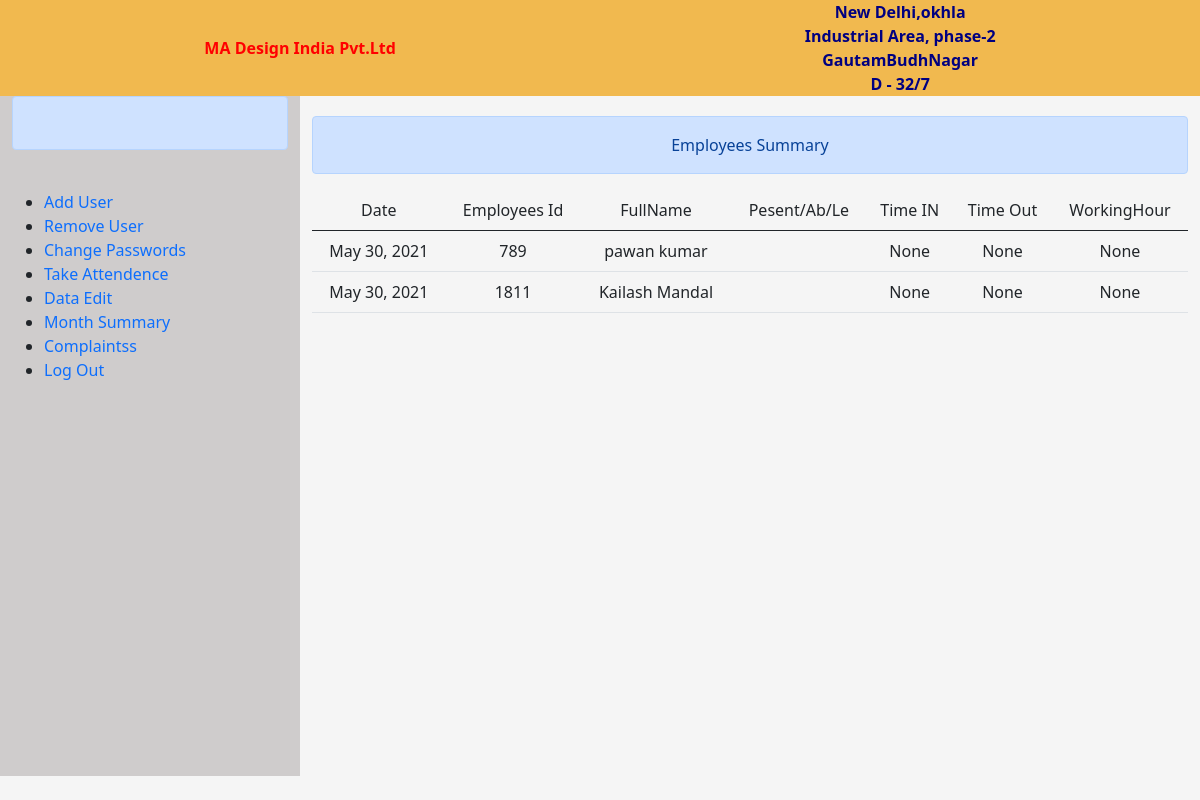
The app's page /Attendence/summary/ (signed in) with its own data.
### attendence/models.py (models this page shows)
class Attendence(models.Model):
    emp_id=models.CharField(max_length=7,primary_key=True)
    fullname=models.CharField(max_length=20)
    date=models.DateField(null=True)
    PAL=models.CharField(max_length=10)
    timein=models.CharField(max_length=10,null=True)
    timeout=models.CharField(max_length=10,null=True)
    workinghour=models.CharField(max_length=10,null=True)

### attendence/views.py (the view)
# urls.py: path('summary/',views.summary),
@login_required(login_url='http://localhost:8000/')
def summary(request):
    data=models.Attendence.objects.all()
    return render(request,'attendence/summary.html',{'data':data})

### templates/attendence/summary.html (shortened to what this page needs)
{% load static %}
<!DOCTYPE html>
<html lang="en">
<head>
    <link href="https://cdn.jsdelivr.net/npm/bootstrap@5.0.0-beta3/dist/css/bootstrap.min.css" rel="stylesheet">
    <link rel="stylesheet" href="{% static 'css/home.css' %}">
    <link rel="stylesheet" href="{% static 'css/admin.css' %}">
</head>
<body>
    <section id="home">
        <section class="company_title">
            <span class="comp">MA Design India Pvt.Ltd</span>
            <span class="company_span">New Delhi,okhla <br>
                Industrial Area, phase-2 <br>
                 GautamBudhNagar <br>
                D - 32/7</span>
        </section>
        <div class="container-fluid admin_sec" class='sec7'>
            <div class="row">
                <div class="col-sm-4 col-md-3 corner">
                   <div class="alert alert-primary" role="alert"><a href="" class="corner_a">{{data.username}}</a></div>&nbsp;
                    <ul>
                        <li><a href="http://localhost:8000/Attendence/addUser/">Add User</a></li>
                        <li><a href="http://localhost:8000/Attendence/removeUser/">Remove User</a></li>
                        <li><a href="">Change Passwords</a></li>
                        <li><a href="http://localhost:8000/Attendence/takeattendence/">Take Attendence</a></li>
                        <li><a href="http://localhost:8000/Attendence/dataEdit/">Data Edit</a></li>
                        <li><a href="http://localhost:8000/Attendence/summary/">Month Summary</a></li>
                        <li><a href="http://localhost:8000/Attendence/complaint/">Complaintss</a></li>
                        <li><a href="http://localhost:8000/Attendence/userLogout/">Log Out</a></li>
                    </ul>
                </div>
                <div class="col-sm-8 col-md-9 data text-center">
                    <div class="alert alert-primary text-center">Employees Summary</div>
                    <table class="table">
                        <thead>
                        <tr>
                            <td>Date</td>
                            <td>Employees Id</td>
                            <td>FullName</td>
                            <td>Pesent/Ab/Le</td>
                            <td>Time IN</td>
                            <td>Time Out</td>
                            <td>WorkingHour</td>
                        </tr>
                    </thead>
                    <tbody>
                        {% for d in data %}
                        <tr>
                            <td>{{d.date}}</td>
                            <td>{{d.emp_id}}</td>
                            <td>{{d.fullname}}</td>
                            <td>{{d.PAL}}</td>
                            <td>{{d.timein}}</td>
                            <td>{{d.timeout}}</td>
                            <td>{{d.workinghour}}</td>
                        </tr>
                        {% endfor %}
                    </tbody>
                    </table>
                </div>
                </div>
            </div>
    </section>
</body>
</html>

### static/css/home.css (style rules this page uses)
* { margin: 0px; }
body { background-color:#1265b9b0; }
html { font-size: 100%; }
.company_title { background-color:rgb(241, 185, 79); display: flex; align-items: center; justify-content:space-around; color: red; font-weight: bolder; }
.company_span { text-align: center; color: navy; }

### static/css/admin.css (style rules this page uses)
body { background-color: #F5F5F5; }
.corner { background-color: #cfcccc; }
.data { height: 85vh; color: green; padding-top: 20px; }
.corner_a { display: block; text-decoration: none; color: rgb(24, 21, 21); height: 20px; }
.corner li a { text-decoration: none; margin-top: 20px; }

### templates/attendence/summary.html (style rules this page uses)
table { margin: auto; }

### records on screen
Attendence: date "May 30, 2021", emp_id "789", fullname "pawan kumar", timein "None", timeout "None", workinghour "None"
Attendence: date "May 30, 2021", emp_id "1811", fullname "Kailash Mandal", timein "None", timeout "None", workinghour "None"
